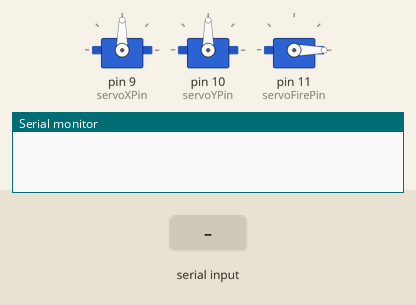
Recording of a sketch running on a simulated Arduino Uno, built with avr-gcc and run on an emulated ATmega328P. Parts: 3 × servo, the last lines printed to the serial monitor. The test bench sets the inputs (shaded band).

Above: at 1.2 s.
1.3 s: "90,45\n" received over Serial
At 2.3 s:
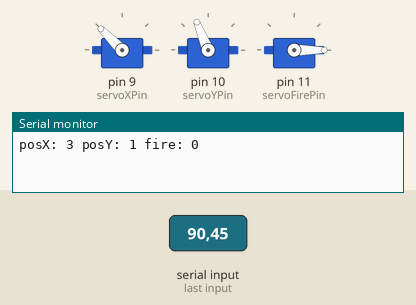
2.8 s: "30,150\n" received over Serial
At 3.4 s:
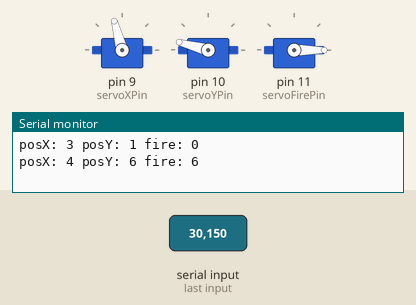
4.3 s: "1\n" received over Serial
At 5.5 s:
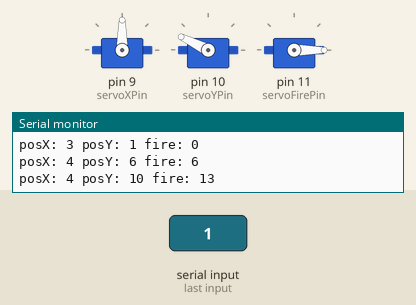
5.8 s: "90\n" received over Serial
At 6.9 s:
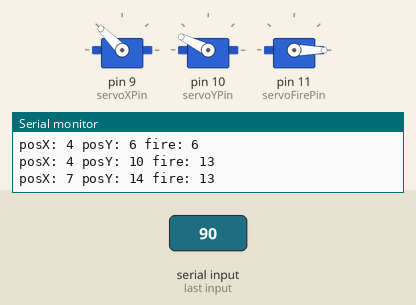
7.3 s: "5\n" received over Serial
At 8.0 s:
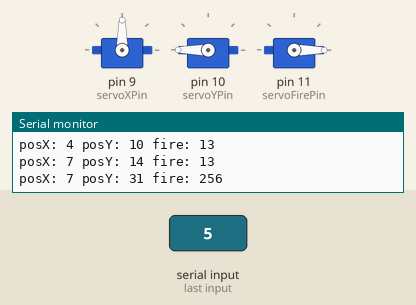
8.8 s: "200\n" received over Serial
At 9.2 s:
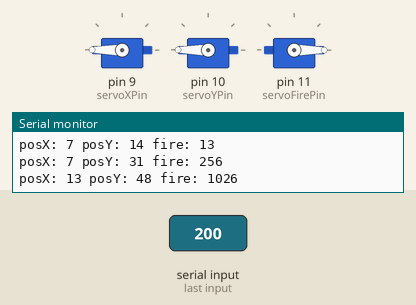
Timing chart, 0 to 11.3 s (numbered marks = the images above; inputs shaded):
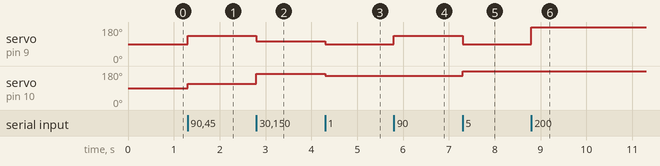

Measured:
- after the input at 1.3 s, servo on pin 9 (servoXPin): 90° → 135° at once; servo on pin 10 (servoYPin): 90° → 112° at once
- after the input at 2.8 s, servo on pin 9 (servoXPin): 135° → 105° at once; servo on pin 10 (servoYPin): 112° → 165° at once
- after the input at 4.3 s, servo on pin 9 (servoXPin): 105° → 90° at once; servo on pin 10 (servoYPin): 165° → 154° at once
- after the input at 5.8 s, servo on pin 9 (servoXPin): 90° → 135° at once
- after the input at 7.3 s, servo on pin 9 (servoXPin): 135° → 90° at once; servo on pin 10 (servoYPin): 154° → 180° at once
- after the input at 8.8 s, servo on pin 9 (servoXPin): 90° → 180° at once

The sketch:

Turret.ino
```cpp
#include <Servo.h>

// Определяем сервы
Servo servoX;  // Поворот (SG90-360)
Servo servoY;  // Наклон (SG90-360)
Servo servoFire;  // Выстрел (обычная SG90)

// Пины
const int servoXPin = 9;
const int servoYPin = 10;
const int servoFirePin = 11;

// Стоп сигнал
const int STOP_SIGNAL = 90;

// Виртуальные позиции
int posX = 0;
int posY = 0;

// Ограничения
const int limitX = 200;  // 2 оборота в каждую сторону
const int limitY = 90;   // 180 градусов в каждую сторону

// Порог для фильтрации слабых сигналов
const int DEAD_ZONE = 10;  // если значение меньше этого, не реагируем

void setup() {
  Serial.begin(115200);
  servoX.attach(servoXPin);
  servoY.attach(servoYPin);
  servoFire.attach(servoFirePin);

  servoX.write(STOP_SIGNAL);
  servoY.write(STOP_SIGNAL);
  servoFire.write(0);
}

void loop() {
  if (Serial.available()) {
    String data = Serial.readStringUntil('\n');
    int x, y, fire;
    sscanf(data.c_str(), "%d,%d,%d", &x, &y, &fire);

    // Фильтрация слабых сигналов для оси X и Y
    if (abs(x) < DEAD_ZONE) x = 0;  // Если x слишком мал, не изменяем позицию
    if (abs(y) < DEAD_ZONE) y = 0;  // Если y слишком мал, не изменяем позицию

    // === Поворот по X ===
    int deltaX = x / 30;  // Чем больше стик — тем быстрее "вращение"
    posX += deltaX;

    if (posX > limitX) {
      posX = limitX;
      servoX.write(STOP_SIGNAL);
    } else if (posX < -limitX) {
      posX = -limitX;
      servoX.write(STOP_SIGNAL);
    } else {
      servoX.write(STOP_SIGNAL + x / 2);
    }

    // === Наклон по Y ===
    int deltaY = y / 30;
    posY += deltaY;

    if (posY > limitY) {
      posY = limitY;
      servoY.write(STOP_SIGNAL);
    } else if (posY < -limitY) {
      posY = -limitY;
      servoY.write(STOP_SIGNAL);
    } else {
      servoY.write(STOP_SIGNAL + y / 2);
    }

    // === Выстрел ===
    if (fire == 1) {
      servoFire.write(90);  // Усиленный удар
      delay(200);
      servoFire.write(0);
    }

    // === Отладка ===
    Serial.print("posX: ");
    Serial.print(posX);
    Serial.print(" posY: ");
    Serial.print(posY);
    Serial.print(" fire: ");
    Serial.println(fire);
  }
}
```
